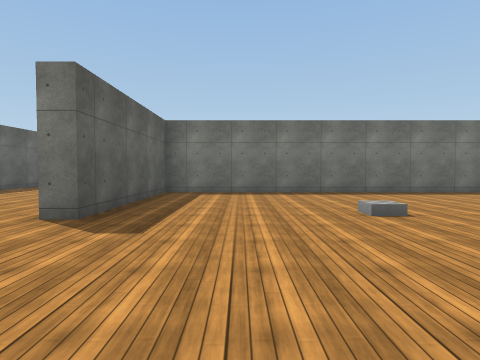
view 1 (above)

23 first-person views from a walk through a 3-D level made in the Unity game engine. The camera is 1.3 m above the floor, tilts 2° down and sees 75° across. The floor is counted in squares, 2 m on a side. Each view is taken from the middle of a square. On the plan, view 1 faces up. The plan holds only what a view shows up to about 10 squares ahead; the rest is blank. The place goes on beyond the plan. The player character is not drawn. Surface patterns are stand-ins for the level's own textures.

view 2
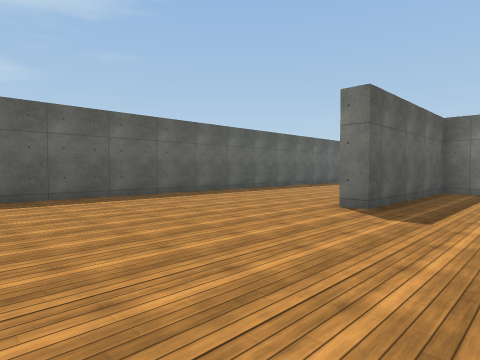

view 3
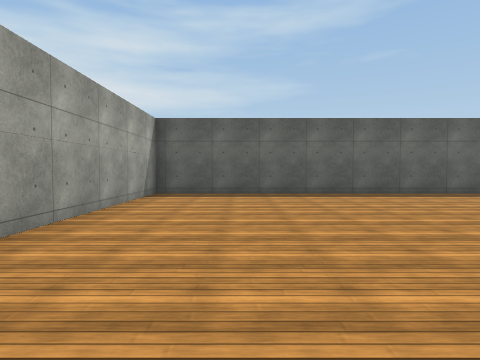

view 4
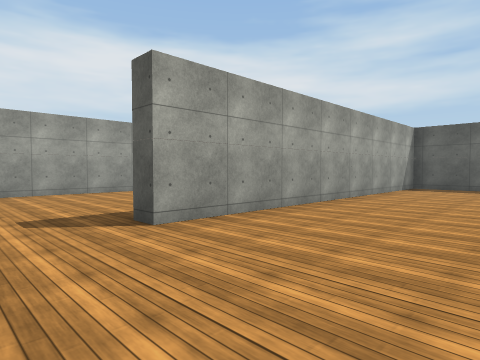

view 5
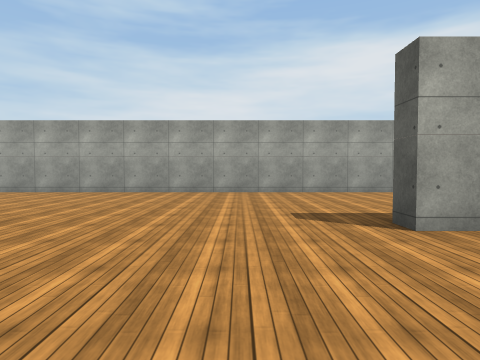

view 6
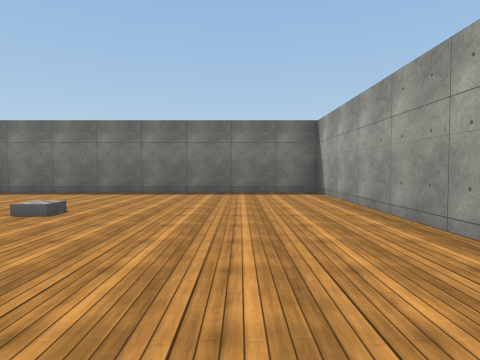

view 7
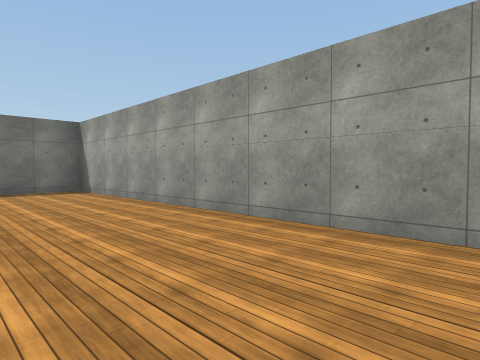

view 8
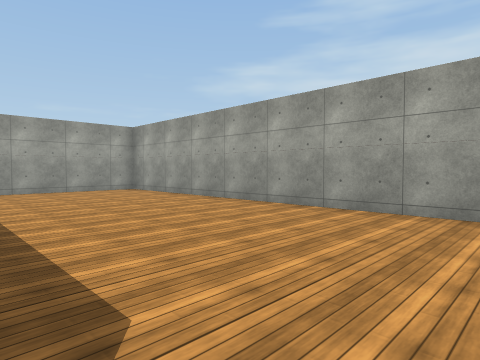

view 9
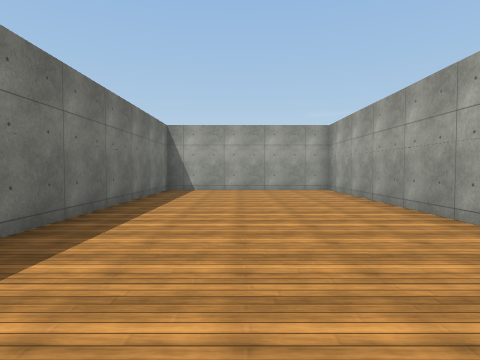

view 10
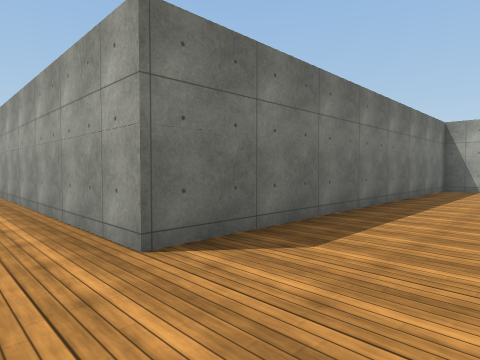

view 11
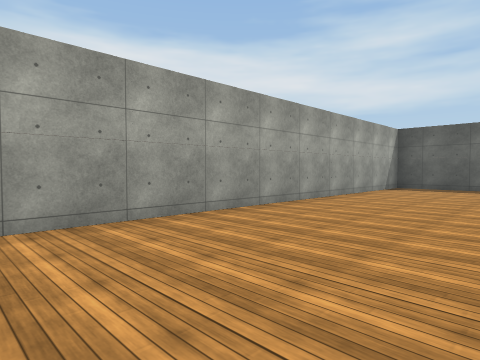

view 12
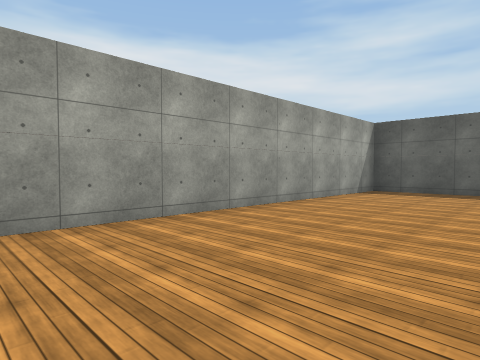

view 13
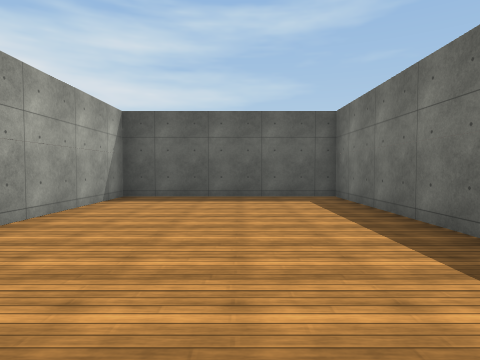

view 14
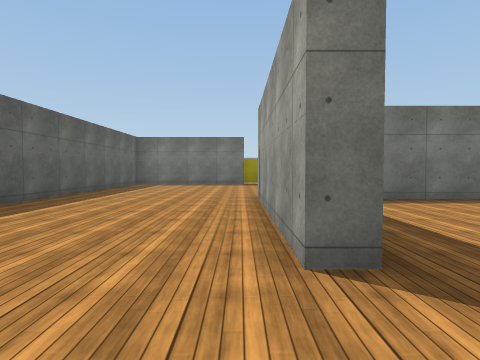

view 15
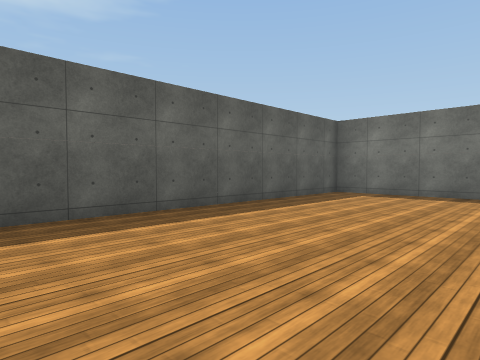

view 16
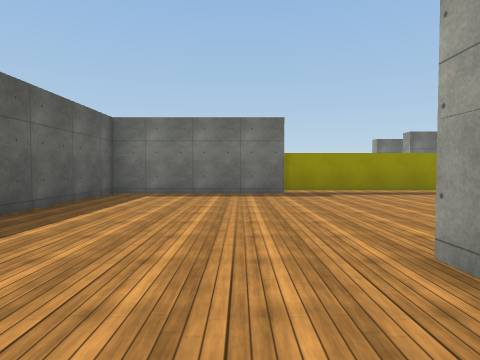

view 17
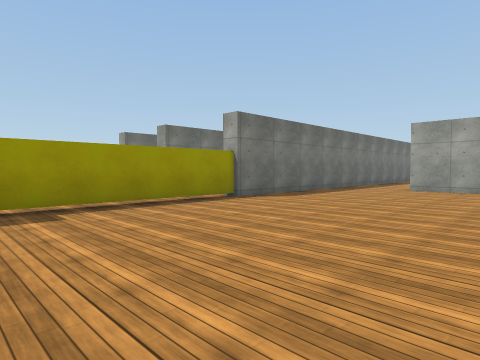

view 18
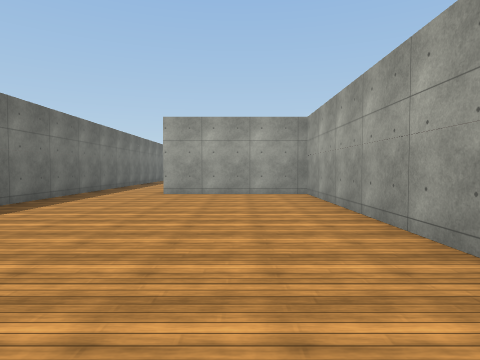

view 19
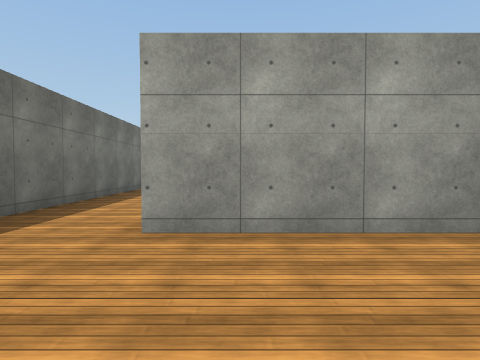

view 20
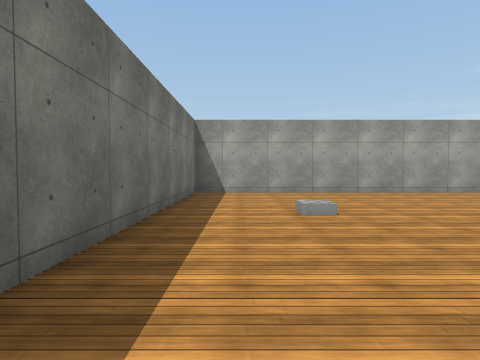

view 21
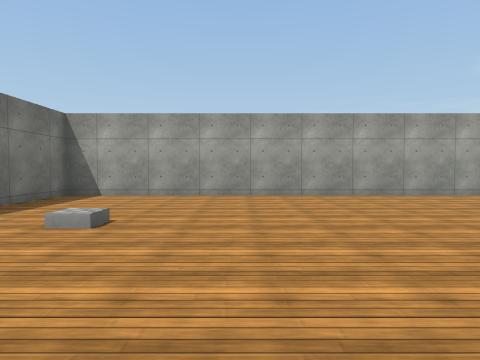

view 22
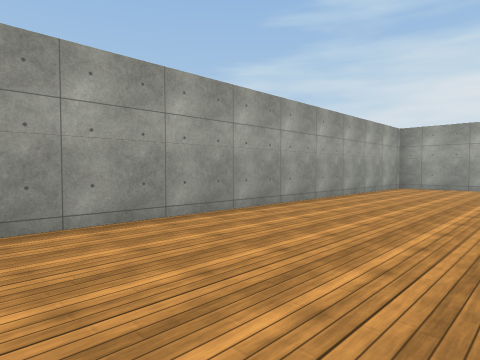

view 23
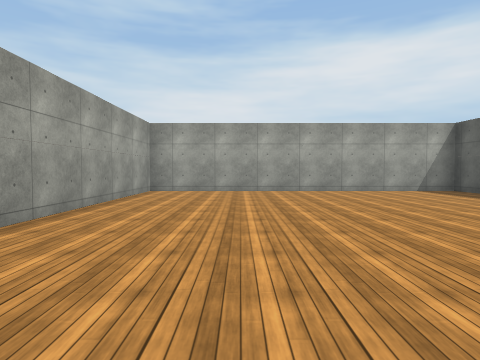

### Floor plan
Ten units are one square. View 1 is at (0, 0); x grows to the right and y downward. Boxes are objects, and circles mark ways between rooms. Rooms are numbered by the first view taken in them; rooms with no view inside come last. Other rooms are left out.
<svg viewBox="-78 -157 250 249">
<path fill="none" stroke="#000" d="M12 -92 72 -92 72 -130M-29 38 -73 38 -73 87 167 87 167 38 72 38 72 -87 -21 -87 -21 -40 -26 -40 -26 -92M-73 -59 -73 32 22 32 22 38M74 -152 -73 -152 -73 -75M77 22 77 32 167 32 167 -152 74 -152"/>
<circle cx="80" cy="-145" r="3" fill="#2a7"/>
<text x="10" y="-30">1</text>
<text x="120" y="-60">2</text>
</svg>
Room 1 opens to room 2.

Where each view was taken, in squares from view 1:
view 1: 0 up, 0 right, facing up
view 2: 1 down, 0 right, facing up-left
view 3: 1 down, 1 right, facing left
view 4: 0 up, 4 right, facing down-left
view 5: 0 up, 4 right, facing down
view 6: 0 up, 5 right, facing up
view 7: 1 down, 4 right, facing up-right
view 8: 4 down, 7 right, facing down-right
view 9: 6 down, 7 right, facing right
view 10: 6 down, 6 right, facing up-right
view 11: 5 down, 4 right, facing down-left
view 12: 5 down, 2 right, facing down-left
view 13: 6 down, 0 right, facing left
view 14: 2 up, 3 left, facing up
view 15: 7 up, 3 left, facing up-left
view 16: 7 up, 4 left, facing up
view 17: 10 up, 3 left, facing up-right
view 18: 11 up, 1 left, facing right
view 19: 12 up, 4 right, facing right
view 20: 14 up, 8 right, facing right
view 21: 11 up, 9 right, facing right
view 22: 8 up, 13 right, facing down-right
view 23: 6 up, 14 right, facing down
